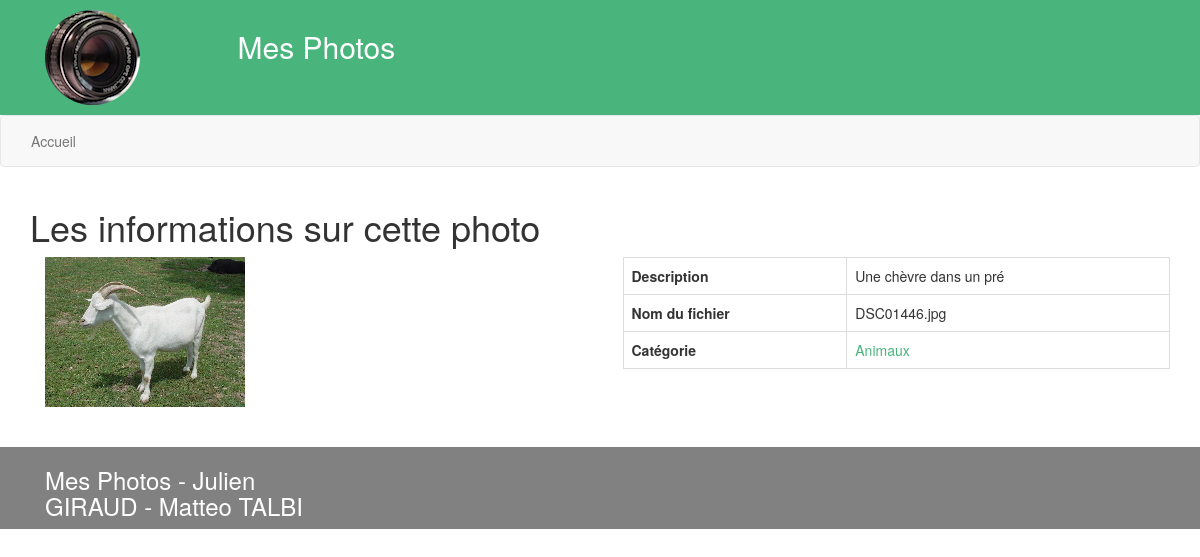
The page /index.php?page=photo&id=4 on the database its author committed.
### tables this page shows
CREATE TABLE IF NOT EXISTS `photo` (
  `photoid` int(4) NOT NULL,
  `nomfich` varchar(250) NOT NULL,
  `description` varchar(250) NOT NULL,
  `catid` int(4) NOT NULL
);

CREATE TABLE IF NOT EXISTS `categorie` (
  `catid` int(4) NOT NULL,
  `nomcat` varchar(250) NOT NULL
);

### controllers/c_photo.php (called while the page is built, shortened)
<?php
if (isset($_GET['id'])) {
	$id = htmlspecialchars($_GET['id']);
}
if (isset($id)) {
	$photoDAO = new PhotoDAO();
	$photo = $photoDAO -> getPhotoId($id);
}
if (!isset($alert)) {
$categorieDAO = new CategorieDAO();
$categorie = $categorieDAO -> getCategorie($photo -> getCatid());
}
require_once(PATH_VIEWS.$page.'.php');
?>

### index.php (called while the page is built, shortened)
<?php
if (isset($_GET['page'])) {
    $page = htmlspecialchars($_GET['page']);
}
else {
    $page = 'accueil';
}
require_once(PATH_CONTROLLERS . $page . '.php');
?>

### models/m_Connexion.php (called while the page is built, shortened)
<?php
class Connexion {
    private $_bdd = null;
    private static $_instance = null;
    private function __construct() {
        $this -> _bdd = new PDO('mysql:host=' . BD_HOST . '; dbname=' . BD_DBNAME . '; charset=utf8', BD_USER, BD_PWD);
        $this -> _bdd -> setAttribute(PDO::ATTR_ERRMODE, PDO::ERRMODE_EXCEPTION);
    }
    public static function getInstance() {
        if(is_null(self::$_instance)) {
            self::$_instance = new Connexion();
        }
        return self::$_instance;
    }
    public function getBdd() {
        return $this -> _bdd;
    }
}
?>

### models/m_DAO.php (called while the page is built, shortened)
<?php
abstract class DAO {
    private function _requete($sql, $args = null) {
        if ($args == null) {
            $pdos = Connexion::getInstance() -> getBdd() -> query($sql);
        }
        else {
            $pdos = Connexion::getInstance() -> getBdd() -> prepare($sql);
            $pdos -> execute($args);
        }
        return $pdos;
    }
    public function queryRow($sql, $args = null) {
        try {
            $pdos = $this -> _requete($sql, $args);
            $res = $pdos -> fetch();
        }
        catch(PDOException $e) {
            $this -> _erreur = 'query';
            $res = false;
	    }
    return $res;
    }
}

### models/m_PhotoDAO.php (called while the page is built, shortened)
<?php
require_once(PATH_ENTITY.'Photo.php');
class PhotoDAO extends DAO {
	public function getPhotoId($id) {
        $res = $this -> queryRow('SELECT * FROM photo WHERE photoid = ' . $id);
        if ($res) {
            return new Photo($res['photoid'], $res['nomfich'], $res['description'], $res['catid']);
        }
        return null;
    }
}
?>

### entities/Photo.php (called while the page is built, shortened)
<?php
class Photo {
    private $_nomfich;
    private $_description;
    private $_catid;
    public function __construct($photoid, $nomfich, $description, $catid) {
        $this -> _nomfich = $nomfich;
        $this -> _description = $description;
        $this -> _catid = $catid;
    }
    public function getNomfich() {
        return $this -> _nomfich;
    }
    public function getDescription() {
        return $this -> _description;
    }
    public function getCatid() {
        return $this -> _catid;
    }
}
?>

### models/m_CategorieDAO.php (called while the page is built, shortened)
<?php
require_once(PATH_ENTITY.'Categorie.php');
class CategorieDAO extends DAO {
	public function getCategorie($catid) {
		$res = $this -> queryRow('SELECT * FROM categorie WHERE catid = ' . $catid);
		return ($res) ? new Categorie($res['catid'], $res['nomcat']) : null;
	}
}
?>

### entities/Categorie.php (called while the page is built, shortened)
<?php
class Categorie {
    private $_catid;
    private $_nomcat;
    public function __construct($catid, $nomcat) {
        $this -> _catid = $catid;
        $this -> _nomcat = $nomcat;
    }
    public function getCatid() {
        return $this -> _catid;
    }
    public function getNomcat() {
        return $this -> _nomcat;
    }
}
?>

### views/v_photo.php (the view, shortened to what this page needs)
<?php
if (!isset($alert)) {
?>
	<h1><?= TITRE_PAGE_PHOTO ?></h1>
	<div class = "col-md-6 col-sm-6 col-xs-12">
	<img src="<?= PATH_IMAGES . $photo -> getNomFich() ?>" alt="<?= $photo -> getDescription() ?>"/>
	</div>
	<div class = "col-md-6 col-sm-6 col-xs-12">
	<table class="table table-bordered">
		<tr>
			<th><?= DESCRIPTION ?></th>
			<td><?= $photo -> getDescription() ?></td>
		</tr>
		<tr>
			<th><?= NOM_FICHIER ?></th>
			<td><?= $photo -> getNomFich() ?></td>
		</tr>
		<tr>
			<th><?= CATEGORIE ?></th>
			<td>
				<a href="index.php?categorie=<?= $categorie -> getCatid() ?>"><?= $categorie -> getNomcat() ?><a>
			</td>
		</tr>
	</table>
	</div>
<?php
}
?>

### assets/css/css.css (style rules this page uses)
a, a:hover { color: #49B47C; }

### rows shown on the page
photo: nomfich (picture), description "Une chèvre dans un pré", nomfich "DSC01446.jpg"
categorie: nomcat "Animaux"

### other values the page prints
TITRE "Mes Photos"
MENU_ACCUEIL "Accueil"
TITRE_PAGE_PHOTO "Les informations sur cette photo"
DESCRIPTION "Description"
NOM_FICHIER "Nom du fichier"
CATEGORIE "Catégorie"
AUTEUR "Julien GIRAUD - Matteo TALBI"
